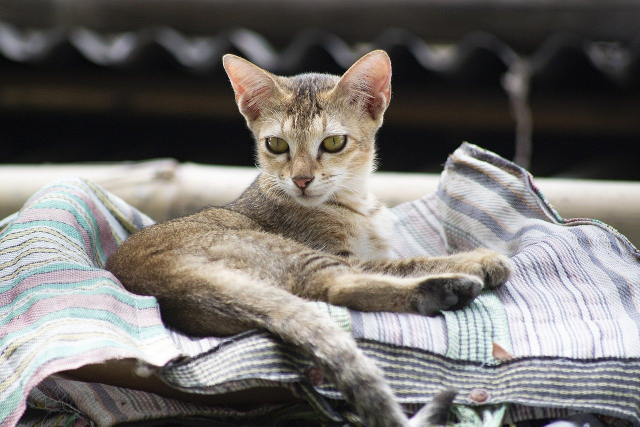
#> input picture lab 13/cat-1.jpg, 1280 x 853 px (shown at 1/2 size)
$ jupyter execute 'lab 13.ipynb'   (shell and % lines are left out)
#> lines starting #> are read from the running program, lines starting #| are printed output that depends on the picture
[cell 1]
import cv2
cv2.__version__

[cell 2]
import numpy as np
import matplotlib.pyplot as plt

*Cambien el tipo de color a RGB*

[cell 3]
#leyendo las imágenes
img1 = cv2.imread('cat-1.jpg')
#> img1 is the input picture: shape (853, 1280, 3); mean B, G, R 111.9, 114.9, 118.2
img2 = cv2.imread('cat-2.jpg')
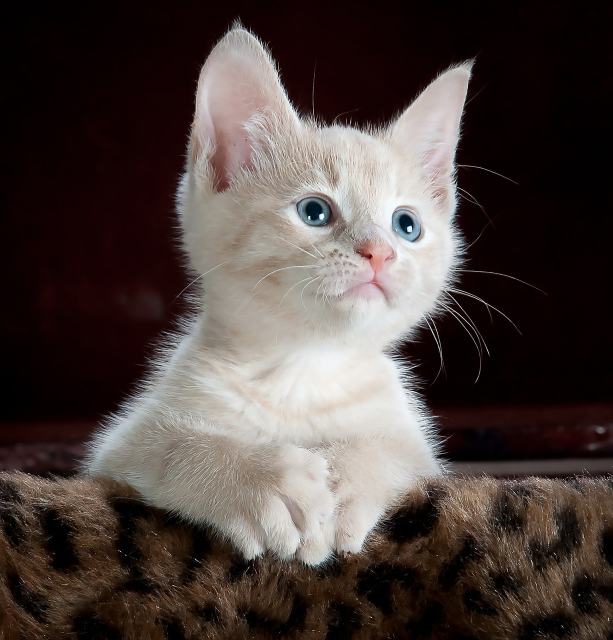
#> input picture lab 13/cat-2.jpg, 1225 x 1280 px (shown at 1/2 size)
#> img2 is the input picture: shape (1280, 1225, 3); mean B, G, R 63.3, 66.7, 77.5
img3 = cv2.imread('dog.jpg')
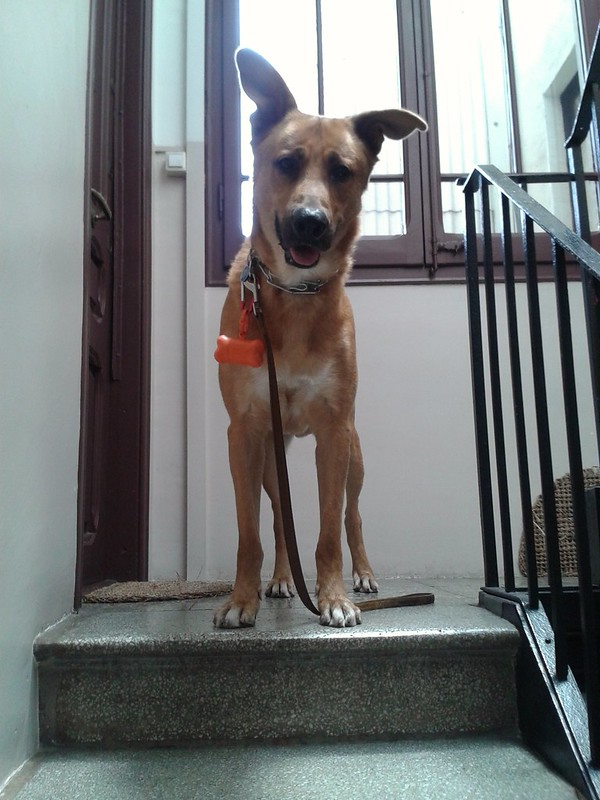
#> input picture lab 13/dog.jpg, 600 x 800 px
#> img3 is the input picture: shape (800, 600, 3); mean B, G, R 120.7, 120.3, 117.1
img4 = cv2.imread('dog-2.jpg')
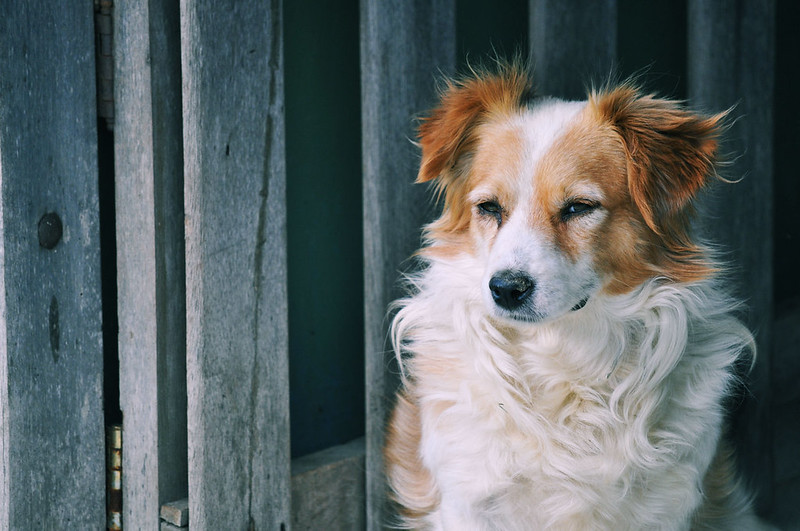
#> input picture lab 13/dog-2.jpg, 800 x 531 px
#> img4 is the input picture: shape (531, 800, 3); mean B, G, R 102.2, 100.9, 91.6
img5 = cv2.imread('female.jpg')
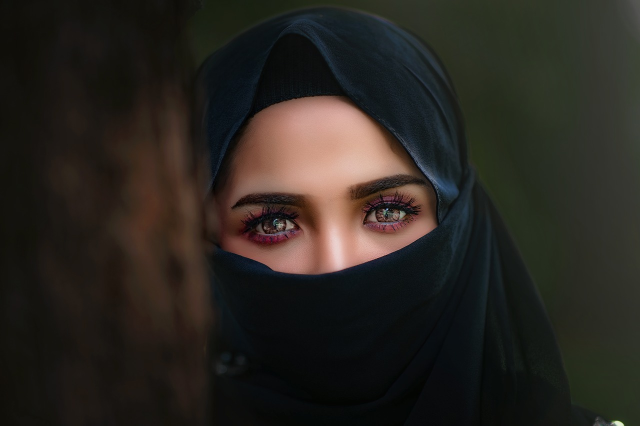
#> input picture lab 13/female.jpg, 1280 x 851 px (shown at 1/2 size)
#> img5 is the input picture: shape (851, 1280, 3); mean B, G, R 32.2, 37.7, 41.5
img6 = cv2.imread('boys.jpg')
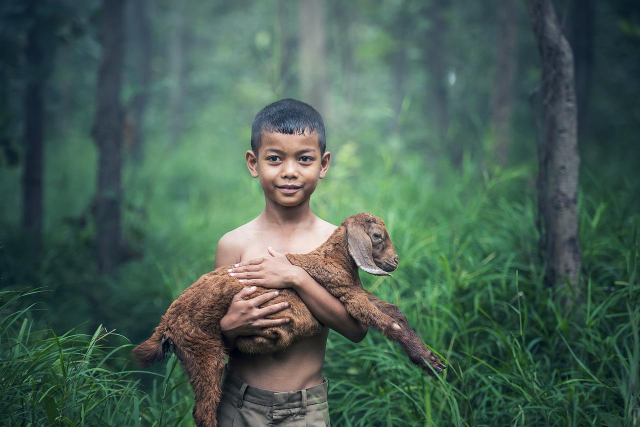
#> input picture lab 13/boys.jpg, 1280 x 854 px (shown at 1/2 size)
#> img6 is the input picture: shape (854, 1280, 3); mean B, G, R 83.9, 96.1, 72

#cambiando de color a RGB
cat1 = cv2.cvtColor(img1,cv2.COLOR_BGR2RGB)
cat2 = cv2.cvtColor(img2,cv2.COLOR_BGR2RGB)
dog1 = cv2.cvtColor(img3,cv2.COLOR_BGR2RGB)
dog2 = cv2.cvtColor(img4,cv2.COLOR_BGR2RGB)
female1 = cv2.cvtColor(img5,cv2.COLOR_BGR2RGB)
boy1 = cv2.cvtColor(img6,cv2.COLOR_BGR2RGB)

plt.imshow(cat1)

*Hagan girar una imagen*

[cell 4]
cat1Rotated = cv2.rotate(cat1, cv2.ROTATE_180)
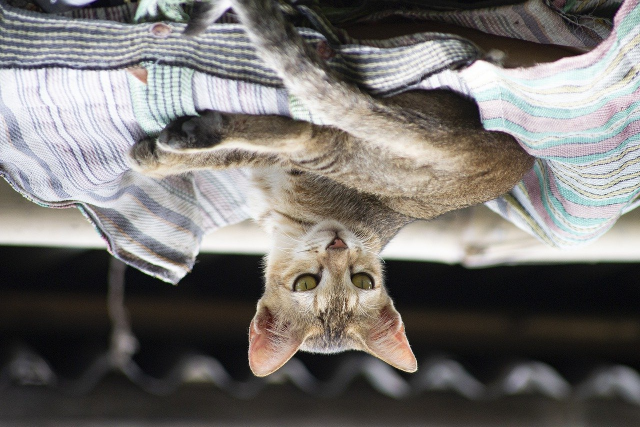
#> cat1Rotated: shape (853, 1280, 3) (shown at 1/2 size); mean R, G, B 118.2, 114.9, 111.9

plt.imshow(cat1Rotated)

*Dibujen un círculo sobre las caras de dicha figura y agreguen un texto que describa que es (persona, perro, gato).*

[cell 5]
cat2copy = cat2.copy()

x,y,w,h = 0,0,200,150

#background rectangule
cv2.rectangle(cat2copy, (x,x), (x + w, y + h), (0,0,0), -1)
#> cat2copy: shape (1280, 1225, 3); mean R, G, B 77.4, 66.7, 63.3

cv2.putText(img=cat2copy, text="GATO",org=(x + int(w/10),y + int(h/1.5)),
            fontFace=cv2.FONT_HERSHEY_DUPLEX, fontScale=2.5, color=(255,0,0), thickness=5)
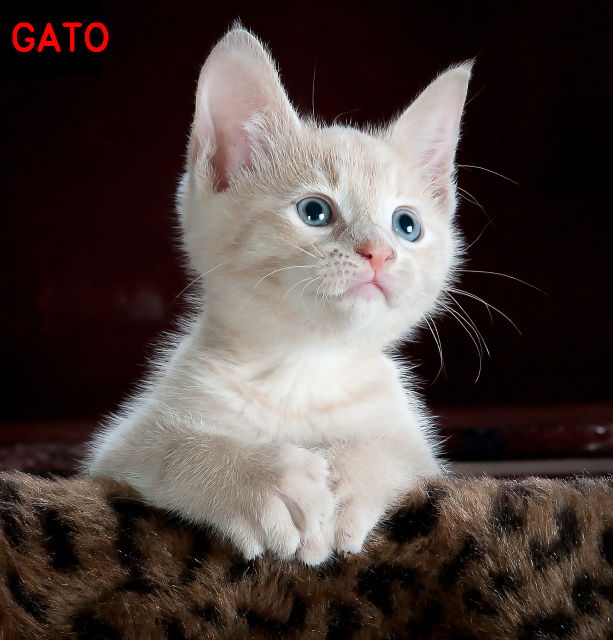
#> cat2copy: shape (1280, 1225, 3) (shown at 1/2 size); mean R, G, B 78.1, 66.7, 63.3

cat2Circle = cv2.circle(cat2copy,(740,440),200,(255, 0, 0),2)

plt.imshow(cat2Circle)

[cell 6]
dog1copy = dog1.copy()

x,y,w,h = 0,0,180,120

#background rectangule
cv2.rectangle(dog1copy, (x,x), (x + w, y + h), (0,0,0), -1)

cv2.putText(img=dog1copy, text="PERRO",org=(x + int(w/10),y + int(h/2)), fontFace=cv2.FONT_HERSHEY_DUPLEX, fontScale=1.5, color=(255,0,0), thickness=4)

dog1Circle = cv2.circle(dog1copy,(310,180),70,(0, 250, 0),2)

plt.imshow(dog1Circle)

[cell 7]
boy1copy = boy1.copy()

x,y,w,h = 0,0,400,150

#background rectangule
cv2.rectangle(boy1copy, (x,x), (x + w, y + h), (0,0,0), -1)

cv2.putText(img=boy1copy, text="PERSONA",org=(x + int(w/10),y + int(h/1.5)), fontFace=cv2.FONT_HERSHEY_DUPLEX, fontScale=2.5, color=(255,0,0), thickness=5)

boy1Circle = cv2.circle(boy1copy,(580,330),70,(255, 0, 0),2)

plt.imshow(boy1Circle)

*Guarden la figura con los círculos dibujados y el texto generado*

[cell 8]
# plt.imshow(boy1Circle)

cv2.imwrite('cat2modifed.jpg',cv2.cvtColor(cat2Circle, cv2.COLOR_RGB2BGR))
cv2.imwrite('dog1modifed.jpg',cv2.cvtColor(dog1Circle, cv2.COLOR_RGB2BGR))
cv2.imwrite('boy1modifed.jpg',cv2.cvtColor(boy1Circle, cv2.COLOR_RGB2BGR))
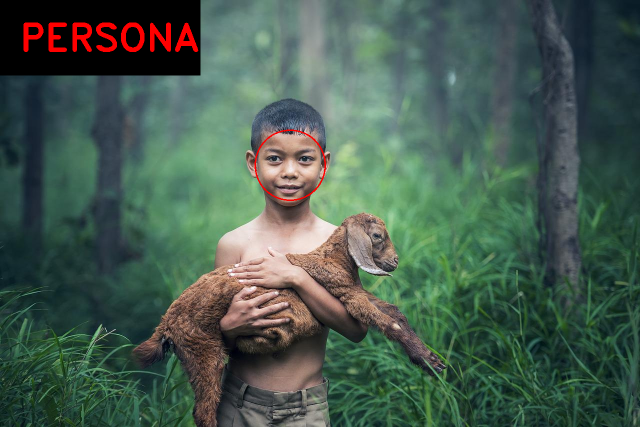
#> saved as boy1modifed.jpg: shape (854, 1280, 3) (shown at 1/2 size); mean B, G, R 79.2, 91.8, 71.3
#> Out = True

*En una imagen distinta al anterior creen una pentágono sobre las caras de las figuras y agreguen un texto que
describa que es (persona, perro, gato).*

[cell 9]
cat1copy = cat1.copy()

coordinates = np.array([[605,180],
                        [500, 260], [560, 390],
                        [670, 390], [725, 260]],
                       np.int32)

coordinates = coordinates.reshape((-1, 1, 2))

x,y,w,h = 0,0,225,150

cv2.rectangle(cat1copy, (x,x), (x + w, y + h), (0,0,0), -1)

cv2.putText(img=cat1copy, text="GATO",org=(x + int(w/10),y + int(h/1.5)),
            fontFace=cv2.FONT_HERSHEY_DUPLEX, fontScale=2.5, color=(255,0,0), thickness=5)

cat1Poly = cv2.polylines(cat1copy, [coordinates], True, (255, 0, 0), 2)


plt.imshow(cat1Poly)

[cell 10]
dog2copy = dog2.copy()

coordinates = np.array([[540,120],
                        [470, 210], [500, 300],
                        [560, 300], [610, 210]],
                       np.int32)

coordinates = coordinates.reshape((-1, 1, 2))

x,y,w,h = 0,0,275,120

cv2.rectangle(dog2copy, (x,x), (x + w, y + h), (0,0,0), -1)

cv2.putText(img=dog2copy, text="PERRO",org=(x + int(w/10),y + int(h/1.5)),
            fontFace=cv2.FONT_HERSHEY_DUPLEX, fontScale=2.5, color=(255,0,0), thickness=5)
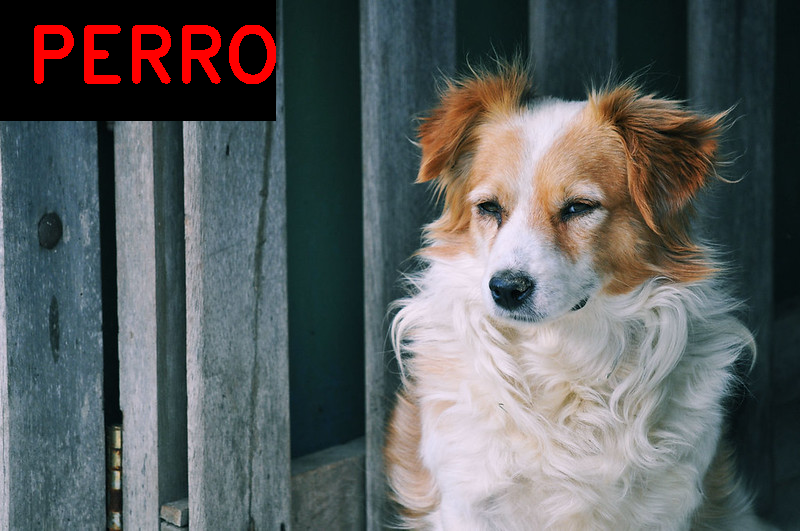
#> dog2copy: shape (531, 800, 3); mean R, G, B 90.8, 94.6, 95.2

dog2Poly = cv2.polylines(dog2copy, [coordinates], True, (255, 0, 0), 2)


plt.imshow(dog2Poly)

[cell 11]
female1copy = female1.copy()

coordinates = np.array([[610,200],
                        [420, 400], [510, 600],
                        [700, 600], [800, 400]],
                       np.int32)

coordinates = coordinates.reshape((-1, 1, 2))

x,y,w,h = 0,0,400,150

cv2.rectangle(female1copy, (x,x), (x + w, y + h), (0,0,0), -1)
#> female1copy: shape (851, 1280, 3); mean R, G, B 40.4, 36.6, 31.4

cv2.putText(img=female1copy, text="PERSONA",org=(x + int(w/10),y + int(h/1.5)),
            fontFace=cv2.FONT_HERSHEY_DUPLEX, fontScale=2.5, color=(255,0,0), thickness=5)
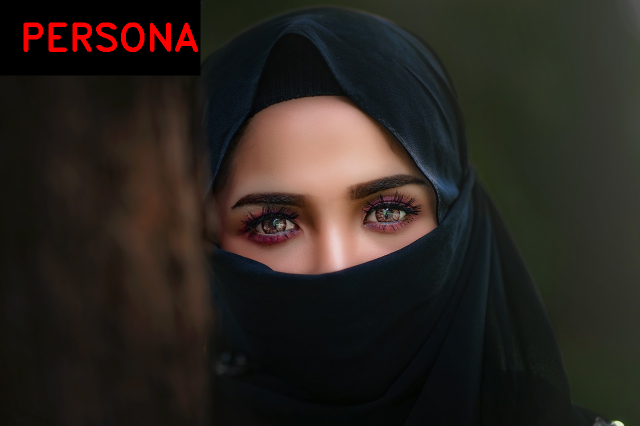
#> female1copy: shape (851, 1280, 3) (shown at 1/2 size); mean R, G, B 42.5, 36.6, 31.4

dog2Poly = cv2.polylines(female1copy, [coordinates], True, (255, 0, 0), 2)
#> dog2Poly: shape (851, 1280, 3)


plt.imshow(dog2Poly)

*Creen un programa que permita dibujar diferentes tipos de figuras geométricas con el uso de eventos de mouse
para poder hacer dibujos y luego guarden la imagen.*

[cell 12]
img = np.zeros((512,512,3), np.uint8)
drawing = False
pt1_x , pt1_y = None , None

def draw(event,x,y,flags,param):
    global pt1_x,pt1_y,drawing

    if event==cv2.EVENT_LBUTTONDOWN:
        drawing=True
        pt1_x,pt1_y=x,y

    elif event==cv2.EVENT_MOUSEMOVE:
        if drawing==True:
            cv2.line(img,(pt1_x,pt1_y),(x,y),color=(255,255,255),thickness=3)
            pt1_x,pt1_y=x,y

    elif event==cv2.EVENT_LBUTTONUP:
        drawing=False
        cv2.line(img,(pt1_x,pt1_y),(x,y),color=(255,255,255),thickness=3)


cv2.namedWindow('test draw')
cv2.setMouseCallback('test draw',draw)

while(1):
    cv2.imshow('test draw',img)
    if cv2.waitKey(1) & 0xFF == 27:
#> (key Esc is pressed here)
        break
cv2.destroyAllWindows()

*Modifiquen el programa para agregar funciones adicionales.*

[cell 13]
drawing = False
img = np.zeros((512,512,3), np.uint8)


def draw(event,x,y,flags,param):
    global drawing

    if event==cv2.EVENT_LBUTTONDOWN:
        drawing=True
        cv2.circle(img, (x,y), 5 , (0,255,0), 2)

    elif event==cv2.EVENT_LBUTTONUP:
        drawing=False

    elif event==cv2.EVENT_MOUSEMOVE:
        if drawing==True:
            cv2.circle(img, (x,y), 5 , (0,0,255), 2)

    elif event == cv2.EVENT_RBUTTONDOWN:
        cv2.rectangle(img, (x,y), (x+30, y+30), (255,0,0), 3)


cv2.namedWindow('window')
cv2.setMouseCallback('window',draw)


while(1):
    cv2.imshow('window',img)
    if cv2.waitKey(1) & 0xFF == 27:
#> (key Esc is pressed here)
